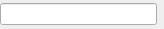
<?xml version="1.0" encoding="UTF-8"?>
<ui version="4.0">
 <class>ChampFormulaire</class>
 <widget class="QWidget" name="ChampFormulaire">
  <property name="geometry">
   <rect>
    <x>0</x>
    <y>0</y>
    <width>164</width>
    <height>29</height>
   </rect>
  </property>
  <layout class="QHBoxLayout">
   <property name="spacing">
    <number>0</number>
   </property>
   <property name="margin">
    <number>0</number>
   </property>
   <item>
    <widget class="QLineEdit" name="champ"/>
   </item>
   <item>
    <widget class="QLabel" name="iconeStatut">
     <property name="text">
      <string notr="true"/>
     </property>
     <property name="pixmap">
      <pixmap resource="../ressources.qrc">:/Images/flag-red.svg</pixmap>
     </property>
    </widget>
   </item>
  </layout>
 </widget>
 <resources>
  <include location="../ressources.qrc"/>
 </resources>
 <connections/>
</ui>
